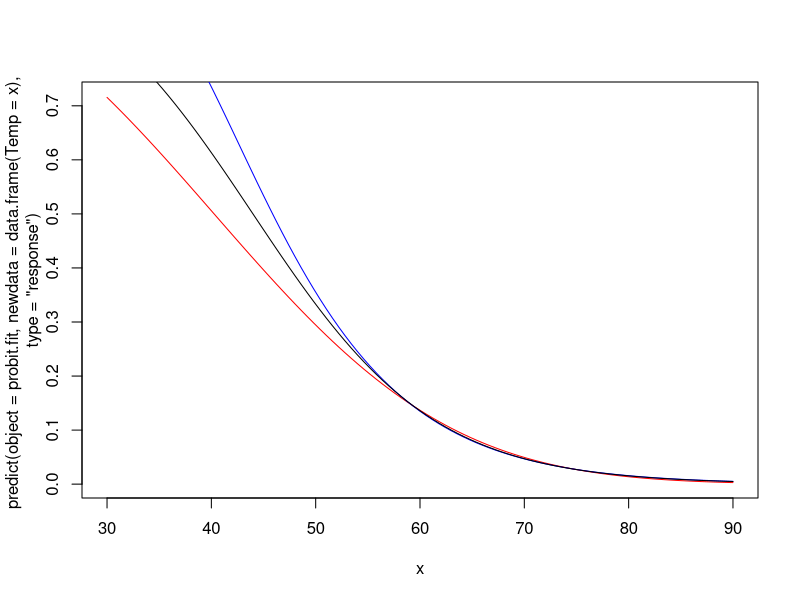

Recreate this plot in R.
## ---- chunk 1
knitr::opts_chunk$set(echo = TRUE)
## ---- chunk 2
shuttle <- read.csv("challenger.csv")
head(shuttle)
probit.fit <- glm(O.ring/Number ~ Temp, family = binomial(link = "probit"), weights = Number, data = shuttle)
summary(probit.fit)
## ---- chunk 3
log.fit <- glm(O.ring/Number ~ Temp, family = binomial(link = "cloglog"), weights = Number, data = shuttle)
summary(log.fit)
## ---- chunk 4
fit <- glm(O.ring/Number ~ Temp, family = binomial(link = "logit"), weights = Number, data = shuttle)
curve(expr = predict(object = probit.fit, newdata = data.frame(Temp = x), type = "response"), col = "red", xlim = c(30, 90))
curve(expr = predict(object = log.fit, newdata = data.frame(Temp = x), type = "response"), col = "blue", xlim = c(30, 90), add = TRUE)
curve(expr = predict(object = fit, newdata = data.frame(Temp = x), type = "response"), col = "black", xlim = c(30, 90), add = TRUE)
## ---- chunk 5
alpha = 0.05
##Probit
probit.pred <- predict(probit.fit, newdata = data.frame(Temp = 31), type = "response", se = TRUE)
probit.pred
CI.pro.lower <- probit.pred$fit - qnorm(p=c(1 - alpha/2))*probit.pred$se
CI.pro.upper <- probit.pred$fit + qnorm(p=c(1 - alpha/2))*probit.pred$se
CI.pro <- cbind(CI.pro.lower, CI.pro.upper)
CI.pro
## ---- chunk 6
##cloglog
log.pred <- predict(log.fit, data.frame(Temp = 31), type = "response", se = TRUE)
ci.log.lower <- log.pred$fit - qnorm(p=c(1-alpha/2))*log.pred$se
ci.log.upper <- log.pred$fit + qnorm(p=c(1-alpha/2))*log.pred$se
ci.log <- cbind(ci.log.lower, ci.log.upper)
log.pred
ci.log
## ---- chunk 7
##Logistic
pred <- predict(fit, data.frame(Temp = 31), type = "response", se = TRUE)
lower<- pred$fit - qnorm(p=c(1-alpha/2))*pred$se
upper <- pred$fit + qnorm(p=c(1-alpha/2))*pred$se
ci <- cbind(lower, upper)
pred
ci
## ---- chunk 8
library(dplyr)
rbind(CI.pro, ci.log, ci) %>% cbind(rbind(probit.pred, log.pred, pred)) -> compare
rownames(compare) <- c("probit", "cloglog", "logistic")
compare
